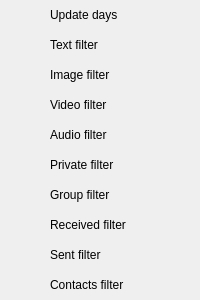
                <widget class="QWidget" name="widget_6" native="true">
                 <layout class="QGridLayout" name="gridLayout_4">
                  <property name="leftMargin">
                   <number>15</number>
                  </property>
                  <property name="topMargin">
                   <number>0</number>
                  </property>
                  <property name="rightMargin">
                   <number>0</number>
                  </property>
                  <property name="bottomMargin">
                   <number>0</number>
                  </property>
                  <property name="horizontalSpacing">
                   <number>5</number>
                  </property>
                  <property name="verticalSpacing">
                   <number>0</number>
                  </property>
                  <item row="0" column="0">
                   <widget class="QLabel" name="labelInfoNotificationsUpdateDaysIcon">
                    <property name="minimumSize">
                     <size>
                      <width>30</width>
                      <height>30</height>
                     </size>
                    </property>
                    <property name="maximumSize">
                     <size>
                      <width>30</width>
                      <height>30</height>
                     </size>
                    </property>
                    <property name="text">
                     <string notr="true"/>
                    </property>
                    <property name="pixmap">
                     <pixmap resource="images.qrc">:/images/update_off</pixmap>
                    </property>
                    <property name="scaledContents">
                     <bool>true</bool>
                    </property>
                   </widget>
                  </item>
                  <item row="0" column="1">
                   <widget class="QLabel" name="labelInfoNotificationsUpdateDaysText">
                    <property name="text">
                     <string>Update days</string>
                    </property>
                    <property name="wordWrap">
                     <bool>true</bool>
                    </property>
                   </widget>
                  </item>
                  <item row="1" column="0">
                   <widget class="QLabel" name="labelInfoNotificationsFilterTextIcon">
                    <property name="minimumSize">
                     <size>
                      <width>30</width>
                      <height>30</height>
                     </size>
                    </property>
                    <property name="maximumSize">
                     <size>
                      <width>30</width>
                      <height>30</height>
                     </size>
                    </property>
                    <property name="text">
                     <string notr="true"/>
                    </property>
                    <property name="pixmap">
                     <pixmap resource="images.qrc">:/images/text_on</pixmap>
                    </property>
                    <property name="scaledContents">
                     <bool>true</bool>
                    </property>
                   </widget>
                  </item>
                  <item row="1" column="1">
                   <widget class="QLabel" name="labelInfoNotificationsFilterTextText">
                    <property name="text">
                     <string>Text filter</string>
                    </property>
                    <property name="wordWrap">
                     <bool>true</bool>
                    </property>
                   </widget>
                  </item>
                  <item row="2" column="0">
                   <widget class="QLabel" name="labelInfoNotificationsFilterImageIcon">
                    <property name="minimumSize">
                     <size>
                      <width>30</width>
                      <height>30</height>
                     </size>
                    </property>
                    <property name="maximumSize">
                     <size>
                      <width>30</width>
                      <height>30</height>
                     </size>
                    </property>
                    <property name="text">
                     <string notr="true"/>
                    </property>
                    <property name="pixmap">
                     <pixmap resource="images.qrc">:/images/picture_on</pixmap>
                    </property>
                    <property name="scaledContents">
                     <bool>true</bool>
                    </property>
                   </widget>
                  </item>
                  <item row="2" column="1">
                   <widget class="QLabel" name="labelInfoNotificationsFilterImageText">
                    <property name="text">
                     <string>Image filter</string>
                    </property>
                    <property name="wordWrap">
                     <bool>true</bool>
                    </property>
                   </widget>
                  </item>
                  <item row="3" column="0">
                   <widget class="QLabel" name="labelInfoNotificationsFilterVideoIcon">
                    <property name="minimumSize">
                     <size>
                      <width>30</width>
                      <height>30</height>
                     </size>
                    </property>
                    <property name="maximumSize">
                     <size>
                      <width>30</width>
                      <height>30</height>
                     </size>
                    </property>
                    <property name="text">
                     <string notr="true"/>
                    </property>
                    <property name="pixmap">
                     <pixmap resource="images.qrc">:/images/movie_on</pixmap>
                    </property>
                    <property name="scaledContents">
                     <bool>true</bool>
                    </property>
                   </widget>
                  </item>
                  <item row="3" column="1">
                   <widget class="QLabel" name="labelInfoNotificationsFilterVideoText">
                    <property name="text">
                     <string>Video filter</string>
                    </property>
                    <property name="wordWrap">
                     <bool>true</bool>
                    </property>
                   </widget>
                  </item>
                  <item row="4" column="0">
                   <widget class="QLabel" name="labelInfoNotificationsFilterAudioIcon">
                    <property name="minimumSize">
                     <size>
                      <width>30</width>
                      <height>30</height>
                     </size>
                    </property>
                    <property name="maximumSize">
                     <size>
                      <width>30</width>
                      <height>30</height>
                     </size>
                    </property>
                    <property name="text">
                     <string notr="true"/>
                    </property>
                    <property name="pixmap">
                     <pixmap resource="images.qrc">:/images/music_on</pixmap>
                    </property>
                    <property name="scaledContents">
                     <bool>true</bool>
                    </property>
                   </widget>
                  </item>
                  <item row="4" column="1">
                   <widget class="QLabel" name="labelInfoNotificationsFilterAudioText">
                    <property name="text">
                     <string>Audio filter</string>
                    </property>
                    <property name="wordWrap">
                     <bool>true</bool>
                    </property>
                   </widget>
                  </item>
                  <item row="5" column="0">
                   <widget class="QLabel" name="labelInfoNotificationsFilterPrivateIcon">
                    <property name="minimumSize">
                     <size>
                      <width>30</width>
                      <height>30</height>
                     </size>
                    </property>
                    <property name="maximumSize">
                     <size>
                      <width>30</width>
                      <height>30</height>
                     </size>
                    </property>
                    <property name="text">
                     <string notr="true"/>
                    </property>
                    <property name="pixmap">
                     <pixmap resource="images.qrc">:/images/private_on</pixmap>
                    </property>
                    <property name="scaledContents">
                     <bool>true</bool>
                    </property>
                   </widget>
                  </item>
                  <item row="5" column="1">
                   <widget class="QLabel" name="labelInfoNotificationsFilterPrivateText">
                    <property name="text">
                     <string>Private filter</string>
                    </property>
                    <property name="wordWrap">
                     <bool>true</bool>
                    </property>
                   </widget>
                  </item>
                  <item row="6" column="0">
                   <widget class="QLabel" name="labelInfoNotificationsFilterGroupIcon">
                    <property name="minimumSize">
                     <size>
                      <width>30</width>
                      <height>30</height>
                     </size>
                    </property>
                    <property name="maximumSize">
                     <size>
                      <width>30</width>
                      <height>30</height>
                     </size>
                    </property>
                    <property name="text">
                     <string notr="true"/>
                    </property>
                    <property name="pixmap">
                     <pixmap resource="images.qrc">:/images/group_on</pixmap>
                    </property>
                    <property name="scaledContents">
                     <bool>true</bool>
                    </property>
                   </widget>
                  </item>
                  <item row="6" column="1">
                   <widget class="QLabel" name="labelInfoNotificationsFilterGroupText">
                    <property name="text">
                     <string>Group filter</string>
                    </property>
                    <property name="wordWrap">
                     <bool>true</bool>
                    </property>
                   </widget>
                  </item>
                  <item row="7" column="0">
                   <widget class="QLabel" name="labelInfoNotificationsFilterReceivedIcon">
                    <property name="minimumSize">
                     <size>
                      <width>30</width>
                      <height>30</height>
                     </size>
                    </property>
                    <property name="maximumSize">
                     <size>
                      <width>30</width>
                      <height>30</height>
                     </size>
                    </property>
                    <property name="text">
                     <string notr="true"/>
                    </property>
                    <property name="pixmap">
                     <pixmap resource="images.qrc">:/images/received_on</pixmap>
                    </property>
                    <property name="scaledContents">
                     <bool>true</bool>
                    </property>
                   </widget>
                  </item>
                  <item row="7" column="1">
                   <widget class="QLabel" name="labelInfoNotificationsFilterReceivedText">
                    <property name="text">
                     <string>Received filter</string>
                    </property>
                    <property name="wordWrap">
                     <bool>true</bool>
                    </property>
                   </widget>
                  </item>
                  <item row="8" column="0">
                   <widget class="QLabel" name="labelInfoNotificationsFilterSentIcon">
                    <property name="minimumSize">
                     <size>
                      <width>30</width>
                      <height>30</height>
                     </size>
                    </property>
                    <property name="maximumSize">
                     <size>
                      <width>30</width>
                      <height>30</height>
                     </size>
                    </property>
                    <property name="text">
                     <string notr="true"/>
                    </property>
                    <property name="pixmap">
                     <pixmap resource="images.qrc">:/images/sent_on</pixmap>
                    </property>
                    <property name="scaledContents">
                     <bool>true</bool>
                    </property>
                   </widget>
                  </item>
                  <item row="8" column="1">
                   <widget class="QLabel" name="labelInfoNotificationsFilterSentText">
                    <property name="text">
                     <string>Sent filter</string>
                    </property>
                    <property name="wordWrap">
                     <bool>true</bool>
                    </property>
                   </widget>
                  </item>
                  <item row="9" column="0">
                   <widget class="QLabel" name="labelInfoNotificationsFilterContactsIcon">
                    <property name="minimumSize">
                     <size>
                      <width>30</width>
                      <height>30</height>
                     </size>
                    </property>
                    <property name="maximumSize">
                     <size>
                      <width>30</width>
                      <height>30</height>
                     </size>
                    </property>
                    <property name="text">
                     <string notr="true"/>
                    </property>
                    <property name="pixmap">
                     <pixmap resource="images.qrc">:/images/combo</pixmap>
                    </property>
                    <property name="scaledContents">
                     <bool>true</bool>
                    </property>
                   </widget>
                  </item>
                  <item row="9" column="1">
                   <widget class="QLabel" name="labelInfoNotificationsFilterContactsText">
                    <property name="text">
                     <string>Contacts filter</string>
                    </property>
                    <property name="wordWrap">
                     <bool>true</bool>
                    </property>
                   </widget>
                  </item>
                 </layout>
                </widget>
